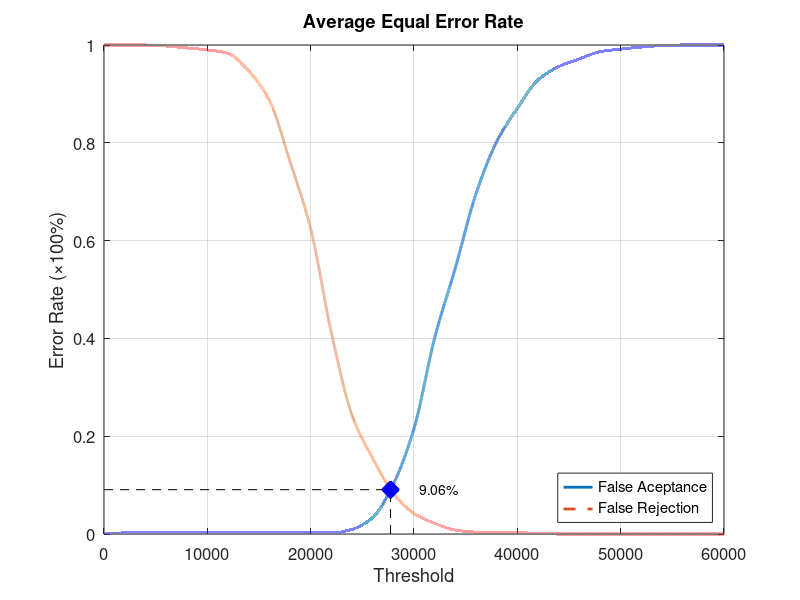
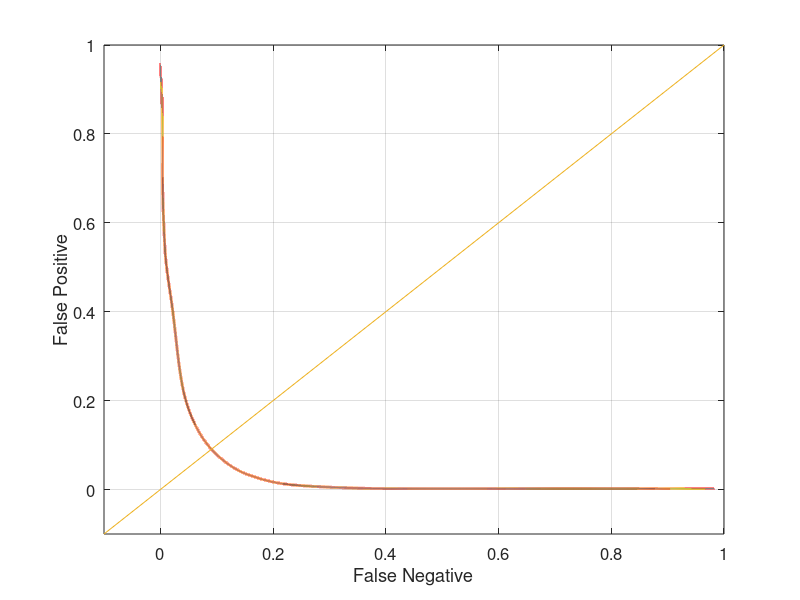

The MATLAB source for these figures, in order:
function yEER = Database4Average
close all;
clear;
clc;
x = 0:2000:60000;
xq = 0:0.5:60000;

y0 = [0 0.00210526 0.00210526 0.00210526 0.00210526 0.00210526 0.00210526 0.00210526 0.00210526 0.00210526 0.00210526 0.00210526 0.00947368 0.0336842 0.102105 0.215789 0.401053 0.54421 0.695789 0.802105 0.870526 0.928421 0.955789 0.971579 0.986316 0.991579 0.99579 0.998947 1 1 1];
yy0 = interp1(x, y0, xq, 'pchip');
y1 = [1 1 1 0.998 0.994 0.99 0.983 0.947 0.887 0.762 0.624 0.412 0.243 0.155 0.083 0.042 0.022 0.008 0.004 0.004 0.003 0.001 0 0 0 0 0 0 0 0 0];
yy1 = interp1(x, y1, xq, 'pchip');

% Calculating EER: 
y2 = abs(y0 - y1);
find(y2 == min(y2))
yy2 = abs(yy0 - yy1);
xEER = find(yy2 == min(yy2));
xEERIndex = xq(xEER) % X-axis EER
yEER = yy0(xEER) % Y-axis EER

main = figure
plot(xq, yy0,'-','LineWidth', 2);	hold on
plot(xq, yy1,'--','LineWidth', 2);	hold on
plot([xEERIndex xEERIndex], [0 yEER], 'k--');	hold on
plot([0 xEERIndex], [yEER yEER], 'k--');	hold on
plot(xEERIndex, yEER, 'bx', 'LineWidth', 10);	hold on
text(xEERIndex + 10 * xEERIndex / 100, yEER, [num2str(round((10000 * yEER)) / 100) '%'])
legend('False Aceptance', 'False Rejection', 'Location', 'SouthEast')
xlabel('Threshold')
ylabel('Error Rate (\times100%)')
title('Average Equal Error Rate')
set(gca, 'FontSize', 12)
axis([0 60000 0 1])
grid on

print(main, 'Database4AverageMain', '-dpng');
FNRxFPR = figure('Color', [1 1 1]);
plot(yy1, yy0, '-', yy1, yy0, 'LineWidth', 2);
hold on
y = -0.1:0.1:1
plot(y, y); 
set(gca, 'FontSize', 12)
xlabel('False Negative')
ylabel('False Positive')
axis([-0.1 1 -0.1 1])
set(gca, 'FontSize', 12)
grid on

print(FNRxFPR, 'Database4AverageFNRxFPR','-dpng');
end
